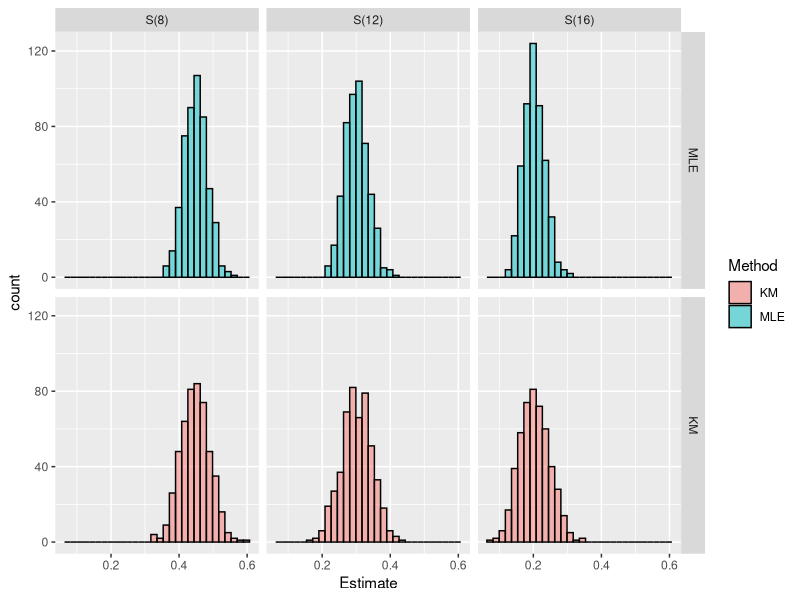

This figure's R source:
library(survival)
library(ggplot2)
library(data.table)

# Settings
n = 200
theta = 1 / 10
gamma = 1 / 12

# Simulation
S_all = vapply(1:500, function(B) {
  ## generate data
  set.seed(B)
  T = rexp(n, rate = theta)
  set.seed(B + 500)
  C = rexp(n, rate = gamma)
  
  delta = as.integer(T <= C)
  X = T * delta + C * (1 - delta)
  
  ## MLE
  theta_ML = sum(delta) / sum(X)
  S_ML = c(exp(-theta_ML * 8), exp(-theta_ML * 12), exp(-theta_ML * 16))
  ## KM
  S_KM = summary(survfit(Surv(
    time = X,
    event = delta,
    type = "right"
  ) ~ 1),
  type = "kaplan-meier",
  times = c(8, 12, 16))$surv
  ## combine MLE and KM into a vector
  c(S_ML, S_KM)
}, numeric(6))

# 1. Histograms

## Add tags
tags = cbind(
  c("S(8)", "S(12)", "S(16)", "S(8)", "S(12)", "S(16)"),
  c("MLE", "MLE", "MLE", "KM", "KM", "KM")
)
colnames(tags) = c("SurvFunc", "Method")
S_est = data.table(cbind(tags, S_all))
S_est_long = data.frame(melt(
  S_est,
  measure.vars = 3:502,
  variable.name = "COLS",
  value.name = "Estimate"
)[, COLS := NULL])
S_est_long$Estimate = as.numeric(S_est_long$Estimate)

ggplot(S_est_long, aes(x = Estimate, fill = Method)) +
  geom_histogram(color = "black", alpha = 0.5) +
  facet_grid(factor(Method, 
    levels = c("MLE", "KM")) ~ factor(SurvFunc, levels = c("S(8)", "S(12)", "S(16)")))

# 2. MSE
## Theoretic result
S = c(exp(-theta * 8), exp(-theta * 12), exp(-theta * 16))
S = c(S, S)
MSE = t(matrix(vapply(1:6, function(k) {
  mean((S_all[k, ] - S[k]) ^ 2)
}, numeric(1)), ncol = 2))
colnames(MSE) = c("S(8)", "S(12)", "S(16)")
rownames(MSE) = c("MLE", "KM")

print(xtable::xtable(MSE, digits = 5))
